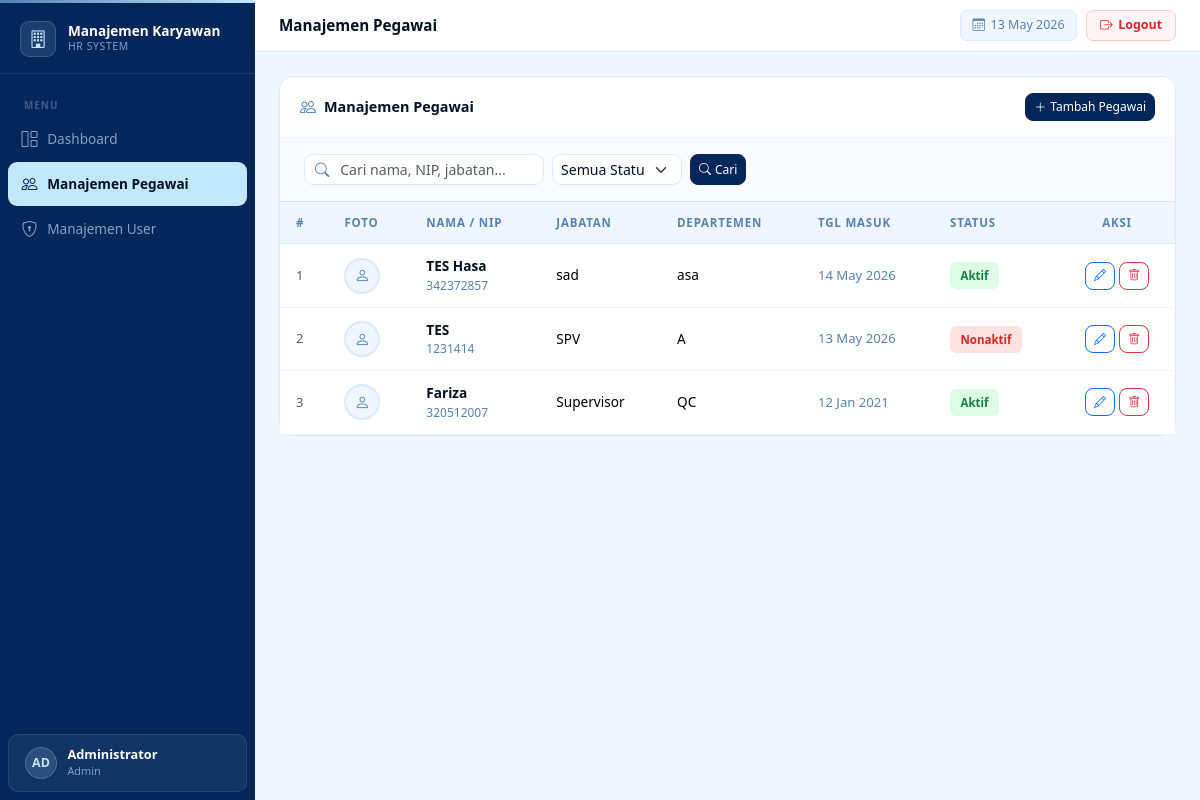
The app's page /pages/pegawai/index.php (signed in) with its own data.
### tables this page shows
CREATE TABLE `pegawais` (
  `id` int(11) NOT NULL,
  `nip` varchar(20) NOT NULL,
  `nama` varchar(100) NOT NULL,
  `email` varchar(100) DEFAULT NULL,
  `telepon` varchar(20) DEFAULT NULL,
  `jabatan` varchar(100) DEFAULT NULL,
  `departemen` varchar(100) DEFAULT NULL,
  `tanggal_masuk` date DEFAULT NULL,
  `foto` varchar(255) DEFAULT NULL,
  `status` enum('aktif','nonaktif') NOT NULL DEFAULT 'aktif',
  `created_at` datetime DEFAULT NULL,
  `updated_at` datetime DEFAULT NULL
);

### includes/functions.php (called while the page is built, shortened)
<?php
function e(string $val): string {
    return htmlspecialchars($val, ENT_QUOTES);
}

### pages/pegawai/index.php (the view, shortened to what this page needs)
<?php
include __DIR__ . '/../layout/header.php';
$db = getDB();
$search = trim($_GET['search'] ?? '');
$page = max(1, (int)($_GET['p'] ?? 1));
$limit = 10;
$offset = ($page - 1) * $limit;
$where  = "WHERE 1=1";
$params = []; $types = '';
$p = $params; $p[] = $limit; $p[] = $offset; $t = $types . 'ii';
$stmt = $db->prepare("SELECT * FROM pegawais $where ORDER BY created_at DESC LIMIT ? OFFSET ?");
$stmt->bind_param($t, ...$p);
$stmt->execute();
$pegawais = $stmt->get_result()->fetch_all(MYSQLI_ASSOC);
?>
<div class="card">
    <div class="card-header d-flex align-items-center justify-content-between">
        <div class="d-flex align-items-center gap-2">
            <i class="bi bi-people" style="color:var(--mid-blue)"></i>
            <span style="font-size:.9rem;font-weight:700;color:var(--navy)">Manajemen Pegawai</span>
        </div>
        <a href="/manajemen_karyawan/pages/pegawai/create.php" class="btn btn-primary btn-sm">
            <i class="bi bi-plus-lg me-1"></i>Tambah Pegawai
        </a>
    </div>
    <div class="px-4 py-3 border-bottom" style="background:#f8fbff">
        <form class="d-flex gap-2 flex-wrap" method="GET">
            <div class="search-shell">
                <input type="text" name="search" class="form-control form-control-sm"
                       style="width:240px" placeholder="Cari nama, NIP, jabatan..."
                       value="<?= e($search) ?>">
            </div>
            <select name="status" class="form-select form-select-sm" style="width:130px">
                <option value="">Semua Status</option>
            </select>
            <button class="btn btn-primary btn-sm">
                <i class="bi bi-search me-1"></i>Cari
            </button>
        </form>
    </div>
    <div class="table-responsive">
        <table class="table mb-0">
            <thead>
                <tr>
                    <th>#</th>
                    <th>Foto</th>
                    <th>Nama / NIP</th>
                    <th>Jabatan</th>
                    <th>Departemen</th>
                    <th>Tgl Masuk</th>
                    <th>Status</th>
                    <th class="text-center">Aksi</th>
                </tr>
            </thead>
            <tbody>
            <?php if (empty($pegawais)): ?>
                <tr>
                    <td colspan="8" class="text-center py-5 text-muted">
                        <i class="bi bi-inbox fs-3 d-block mb-2" style="color:#dbeafe"></i>
                        Tidak ada data pegawai ditemukan
                    </td>
                </tr>
            <?php else: ?>
            <?php $no = $offset + 1; foreach ($pegawais as $p): ?>
                <tr>
                    <td class="text-muted" style="font-size:.82rem"><?= $no++ ?></td>
                    <td>
                        <?php
                        $fotoPath = dirname(__DIR__, 2) . '/uploads/foto_pegawai/' . $p['foto'];
                        if ($p['foto'] && file_exists($fotoPath)):
                        ?>
                            <img src="/manajemen_karyawan/uploads/foto_pegawai/<?= e($p['foto']) ?>"
                                 class="avatar-sm" alt="">
                        <?php else: ?>
                            <div class="avatar-placeholder">
                                <i class="bi bi-person"></i>
                            </div>
                        <?php endif; ?>
                    </td>
                    <td>
                        <div style="font-size:.85rem;font-weight:600;color:var(--navy)"><?= e($p['nama']) ?></div>
                        <div style="font-size:.75rem;color:var(--mid-blue)"><?= e($p['nip']) ?></div>
                    </td>
                    <td style="font-size:.85rem"><?= e($p['jabatan'] ?? '-') ?></td>
                    <td style="font-size:.85rem"><?= e($p['departemen'] ?? '-') ?></td>
                    <td style="font-size:.82rem;color:var(--mid-blue)">
                        <?= $p['tanggal_masuk'] ? date('d M Y', strtotime($p['tanggal_masuk'])) : '-' ?>
                    </td>
                    <td>
                        <span class="badge-<?= $p['status'] ?>">
                            <?= ucfirst($p['status']) ?>
                        </span>
                    </td>
                    <td class="text-center">
                        <a href="/manajemen_karyawan/pages/pegawai/edit.php?id=<?= $p['id'] ?>"
                           class="btn btn-sm btn-outline-primary" title="Edit">
                            <i class="bi bi-pencil"></i>
                        </a>
                        <a href="/manajemen_karyawan/pages/pegawai/delete.php?id=<?= $p['id'] ?>"
                           class="btn btn-sm btn-outline-danger btn-hapus" title="Hapus">
                            <i class="bi bi-trash"></i>
                        </a>
                    </td>
                </tr>
            <?php endforeach; endif; ?>
            </tbody>
        </table>
    </div>
</div>
<?php include __DIR__ . '/../layout/footer.php'; ?>

### pages/layout/header.php (style rules this page uses)
:root { --navy: #021024; --dark-blue: #052659; --mid-blue: #5483B3; --light-blue: #7DA0CA; --pale-blue: #C1E8FF; --sidebar-w: 255px; }
*, *::before, *::after { box-sizing: border-box; }
body { background: #f0f6ff; font-family: 'Segoe UI', system-ui, sans-serif; color: var(--navy); }
.card { border: 1px solid #dbeafe; border-radius: 14px; box-shadow: none; background: #fff; }
.card-header { background: #fff; border-bottom: 1px solid #f0f6ff; border-radius: 14px 14px 0 0 !important; padding: 1rem 1.25rem; }
.table thead th { background: #f0f6ff; font-size: .72rem; font-weight: 700; text-transform: uppercase; letter-spacing: .07em; color: var(--mid-blue); border-bottom: 1.5px solid #dbeafe; padding: .75rem 1rem; }
.table tbody td { padding: .75rem 1rem; vertical-align: middle; border-color: #f0f6ff; }
.badge-aktif { background: #dcfce7; color: #15803d; font-size: .72rem; font-weight: 600; padding: .3rem .65rem; border-radius: 6px; display: inline-block; }
.badge-nonaktif { background: #fee2e2; color: #dc2626; font-size: .72rem; font-weight: 600; padding: .3rem .65rem; border-radius: 6px; display: inline-block; }
.avatar-placeholder { width: 36px; height: 36px; background: #f0f6ff; border-radius: 50%; border: 2px solid #dbeafe; display: inline-flex; align-items: center; justify-content: center; color: var(--mid-blue); font-size: .95rem; }
.form-control, .form-select { border-color: #dbeafe; border-radius: 9px; font-size: .88rem; color: var(--navy); }
.btn-primary { background: var(--dark-blue); border-color: var(--dark-blue); font-size: .85rem; font-weight: 600; }
.btn { border-radius: 8px; font-size: .82rem; font-weight: 500; }
.btn-sm { font-size: .75rem; }
.search-shell { position: relative; display: flex; align-items: center; }
.search-shell input { padding-left: 2.2rem; }

### records on screen
pegawais: nama "TES Hasa", nip "342372857", jabatan "sad", departemen "asa", tanggal_masuk "14 May 2026", status "Aktif"
pegawais: nama "TES", nip "1231414", jabatan "SPV", departemen "A", tanggal_masuk "13 May 2026", status "Nonaktif"
pegawais: nama "Fariza", nip "320512007", jabatan "Supervisor", departemen "QC", tanggal_masuk "12 Jan 2021", status "Aktif"

### other values on screen
substr($cu['nama'], 0, 2) "AD"
$cu['nama'] "Administrator"
$cu['role'] "Admin"
$title "Manajemen Pegawai"
